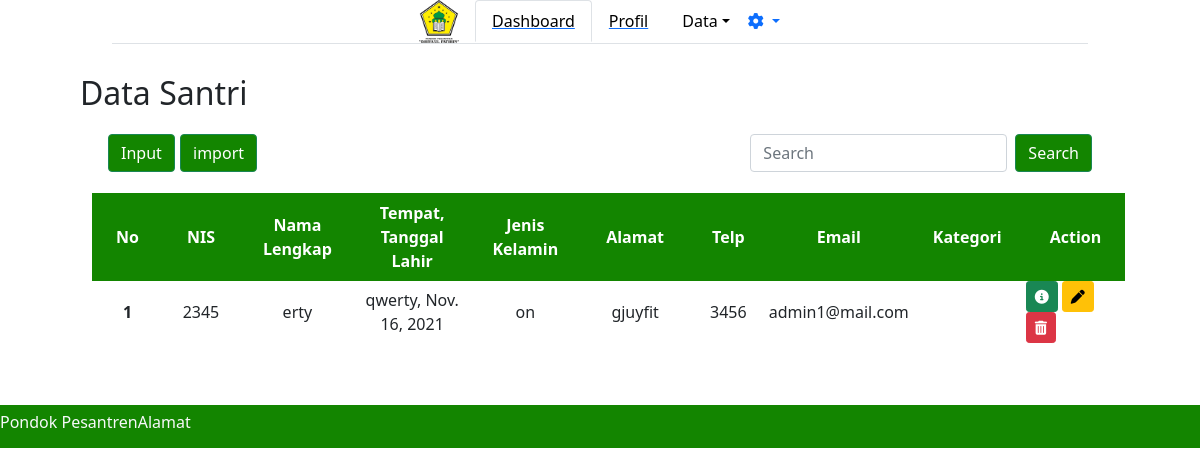
/adminpondok/datasantri/, run on an earlier commit of the app's database.
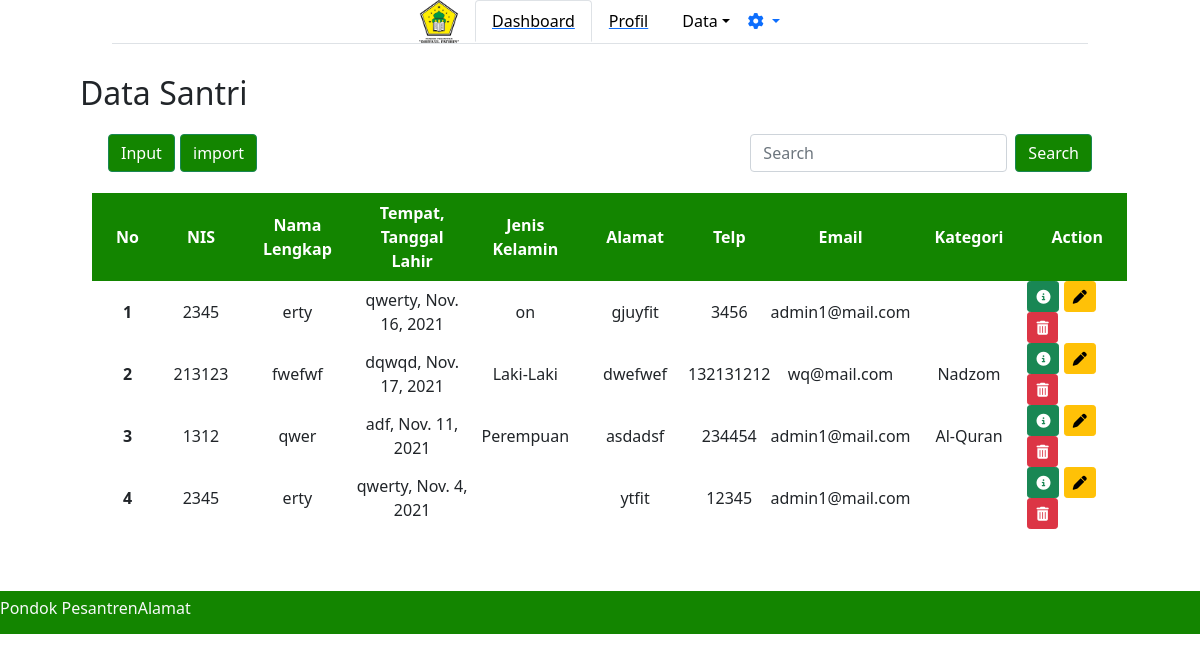
And on a later commit of the database.
### adminpondok/models.py (models this page shows)
class Santri(models.Model):
    kelamin = [
        ('Laki-Laki', 'Laki-Laki'),
        ('Perempuan', 'Perempuan'),
    ]
    kategori = [
        ('Quran', 'Al-Quran'),
        ('Matan', 'Matan'),
        ('Nadhom', 'Nadhom'),
    ]
    nis = models.IntegerField()
    nama_santri = models.CharField(max_length=30)
    tempat_lahir = models.CharField(max_length=20)
    tanggal_lahir = models.DateField()
    jk = models.CharField(max_length=9, choices=kelamin, default='')
    almt = models.TextField(default='')
    telp = models.IntegerField(default=0)
    email = models.CharField(default='', max_length=20)
    ktgri = models.CharField(default='', choices=kategori, max_length=8)

### adminpondok/views.py (the view, shortened to what this page needs)
# urls.py: path('datasantri/', views.datasantri),
def datasantri(req):
    form = forms.Santri()
    santri = models.Santri.objects.all()
    return render(req, 'adminpondok/datasantri.html', {
        'data': santri,
        'form' : form,
    })

### adminpondok/forms.py
class Santri(ModelForm):
    class Meta:
        model=models.Santri
        fields=['jk', 'ktgri']
        widgets = {
            'jk' : widgets.RadioSelect(attrs={'class': 'Santri'}),
            'ktgri' : widgets.CheckboxSelectMultiple(attrs={'class': 'Santri'}),
        }

### adminpondok/templates/adminpondok/datasantri.html (shortened to what this page needs)
{% extends "adminpondok/base.html" %}
{% block content %}
<h2>Data Santri</h2>
<nav class="navbar navbar-light bg-white">
    <div class="container-fluid">
        <a class="navbar-brand">
            <button type="button" class="btn btn-success" data-bs-toggle="modal" data-bs-target="#staticBackdrop"
                style="background-color: #138500; display: inline-block;">
                Input
            </button>
            <button type="button" class="btn btn-success" style="background-color: #138500;">
                import
            </button>
        </a>
        <form class="d-flex">
            <input class="form-control me-2" type="search" placeholder="Search" aria-label="Search">
            <button class="btn btn-success" style="background-color:#138500 ;" type="submit">Search</button>
        </form>
    </div>
</nav>
</div>
<div class="min-h-screen bg-white py-2">
    <div class="container-fluid">
        <table class=' bg-white divide-y divide-gray-300 justify-content-center' style="border: green;">
            <thead class="" style="background-color: #138500; color: #FFFFFF;">
                <tr>
                    <th class="font-semibold text-sm uppercase px-4 py-2 text-center"> No </th>
                    <th class="font-semibold text-sm uppercase px-4 py-2 text-center"> NIS </th>
                    <th class="font-semibold text-sm uppercase px-4 py-2 text-center">Nama Lengkap</th>
                    <th class="font-semibold text-sm uppercase px-4 py-2 text-center">Tempat, Tanggal Lahir</th>
                    <th class="font-semibold text-sm uppercase px-4 py-2 text-center">Jenis Kelamin</th>
                    <th class="font-semibold text-sm uppercase px-4 py-2 text-center">Alamat</th>
                    <th class="font-semibold text-sm uppercase px-4 py-2 text-center">Telp</th>
                    <th class="font-semibold text-sm uppercase px-4 py-2 text-center">Email</th>
                    <th class="font-semibold text-sm uppercase px-4 py-2 text-center">Kategori</th>
                    <th class="font-semibold text-sm uppercase px-4 py-2 text-center">Action</th>
                </tr>
            </thead>
            {% for d in data %}
            <tbody class="divide-y divide-gray-200">
                <tr>
                    <th scope="row" class="text-center">{{ forloop.counter }}</th>
                    <td class="text-center">{{d.nis}}</td>
                    <td class="text-center">{{d.nama_santri}}</td>
                    <td class="text-center">{{d.tempat_lahir}}, {{d.tanggal_lahir}}</td>
                    <td class="text-center">{{d.jk}}</td>
                    <td class="text-center">{{d.almt}}</td>
                    <td class="text-center">{{d.telp}}</td>
                    <td class="text-center">{{d.email}}</td>
                    <td class="text-center">{{d.ktgri}}</td>
                    <td>
                        <a class="btn btn-sm btn-success" href="/{{d.id}}/detail"><i class="fas fa-info-circle"></i></a>
                        <a class="btn btn-sm btn-warning" href="/adminpondok/datasantri/{{d.id}}/update"><i class="fas fa-pen"></i></a>
                        <a class="btn btn-sm btn-danger" href="{{d.id}}/delete"><i class="fas fa-trash-alt"></i></a>
                    </td>
                </tr>
            </tbody>
            {% endfor %}
        </table>
    </div>
</div>
</div>
{% endblock %}

### adminpondok/templates/adminpondok/base.html (shortened to what this page needs)
{% load static %}
<!DOCTYPE html>
<html lang="en">
<head>
    <link rel="stylesheet" href="path/to/font-awesome/css/font-awesome.min.css">
    <link rel="stylesheet" href="https://cdn.jsdelivr.net/npm/bootstrap@5.0.0-beta1/dist/css/bootstrap.min.css">
    <link rel="stylesheet" href="https://cdnjs.cloudflare.com/ajax/libs/twitter-bootstrap/4.5.2/css/bootstrap.css">
    <link rel="stylesheet" href="https://cdnjs.cloudflare.com/ajax/libs/font-awesome/4.7.0/css/font-awesome.min.css">
    <link rel="stylesheet" href="https://cdn.datatables.net/1.11.3/css/dataTables.bootstrap4.min.css">
    <link href="https://cdn.jsdelivr.net/npm/bootstrap@5.1.3/dist/css/bootstrap.min.css" rel="stylesheet"
>
    <link rel="stylesheet" href="path/to/font-awesome/css/font-awesome.min.css">
    <link rel="stylesheet" href="style.css">
</head>
<body>
    <div class="container-fluid">
        <div class="row">
            <div class="col-1">
            </div>
            <div class="col-10">
                <ul class="nav nav-tabs justify-content-center"  id="myTab" role="tablist">
                    <img src="{% static 'img/ponpes.png' %}" class="logo mr-3" width="40px" alt="Pondok Pesantren">
                    <li class="nav-item" role="presentation">
                        <a href="/adminpondok">
                            <button style="color:black" class="nav-link active" id="home-tab" data-bs-toggle="tab"
                            data-bs-target="#home" type="button" role="tab" aria-controls="home"
                            aria-selected="true">Dashboard</button>
                        </a>
                    </li>
                    <li class="nav-item" role="presentation">
                        <a href="/adminpondok/profil">
                            <button style="color:black" class="nav-link" id="home-tab" data-bs-toggle="tab"
                            data-bs-target="#home" type="button" role="tab" aria-controls="home"
                                aria-selected="false">Profil</button>
                            </a>
                    </li>
                    <li class="nav-item" role="presentation">
                        <button style="color:black" class="nav-link dropdown-toggle" id="dropdownMenuButton1"
                            data-bs-toggle="dropdown" aria-expanded="false">Data</button>
                    </li>
                    <ul class="navbar-nav" style="float: right;">
                        <li class="nav-item dropdown">
                            <a class="nav-link dropdown-toggle" href="#" id="navbarDarkDropdownMenuLink" role="button" data-bs-toggle="dropdown" aria-expanded="false">
                                <i class="fas fa-cog"></i>
                            </a>
                        </li>
                    </ul>
                </ul>
            </div>
            <div class="col-1">
            </div>
        </div>
    </div>
    <main>
        <div class="tab-content" id="myTabContent">
            <div class="tab-panel fade show active" id="home" role="tabpanel" aria-labelledby="home-tab">
                {% block content %}
                {% endblock %}
    </main>
    <footer class="d-flex flex-wrap text-center text-light py-2 my-4"
        style="background-color: rgba(19, 133, 0, 1) ">
        <h6>Pondok Pesantren</h6>
        <h6>Alamat</h6>
    </footer>
</body>
</html>

### static/css/style.css (style rules this page uses)
* { margin: 0; padding: 0; box-sizing: border-box; }
main { width: 90vw; margin: 0 auto; padding: 30px 20px; }

What changed in the data, as far as the page shows it:
added Santri: nis "213123", nama_santri "fwefwf", tempat_lahir "dqwqd", tanggal_lahir "Nov. 17, 2021", jk "Laki-Laki", almt "dwefwef", telp "132131212", email "wq@mail.com", ktgri "Nadzom"
added Santri: nis "1312", nama_santri "qwer", tempat_lahir "adf", tanggal_lahir "Nov. 11, 2021", jk "Perempuan", almt "asdadsf", telp "234454", email "admin1@mail.com", ktgri "Al-Quran"
added Santri: nis "2345", nama_santri "erty", tempat_lahir "qwerty", tanggal_lahir "Nov. 4, 2021", almt "ytfit", telp "12345", email "admin1@mail.com"
